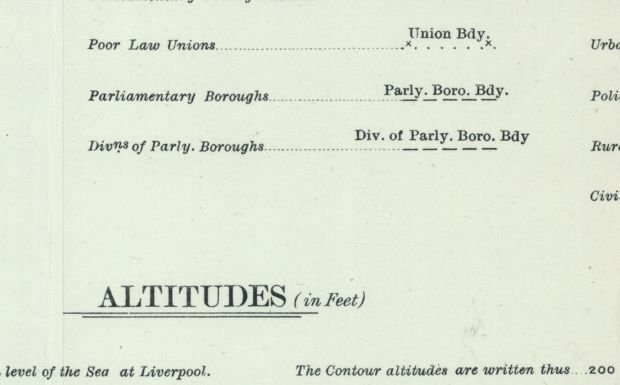
#> input picture developer/gb1900-font-probe/reference/b1923_L.jpg, 620 x 385 px
$ python -i sheet_clean.py   (imports and definitions only)
#> lines starting #> are read from the running program, lines starting #| are printed output that depends on the picture
"""WHOLE-SHEET linework removal for OS six-inch maps, with a per-stage diagnostic overlay.

Supersedes the tile-wise cleaner in clean_sheet.py, which was wrong in principle: connected components were
computed per 256 px tile, so a road or contour crossing the sheet was chopped into fragments at every tile
boundary and each fragment fell under the length threshold. Nothing long could be detected because nothing was
allowed to BE long. Everything here runs on the stitched sheet.

Four stages, each independently switchable and each colour-coded in the diagnostic image, because the only way
to tune this is to see what it took:

  SOLID  (red)    thick filled areas — erosion survives them and kills 2-3 px letter strokes, so an eroded-
                  then-redilated mask isolates them without touching type.
  HATCH  (orange) building interiors drawn as many closely-spaced parallel rules. Individually these are short
                  strokes that no length rule can catch; collectively they are dense. Dilating merges a hatched
                  block into one large high-density blob while well-spaced glyphs stay separate.
  LINE   (blue)   TRACED strokes — followed along their own heading, thin, and cut at any sharp change of
                  direction. Roads, contours, rivers and boundaries survive that test; letters cannot.
  DASH   (green)  dashed boundaries, chained by direction: from each dash, look along its own axis for the next
                  dash of similar length and orientation within a plausible gap, and require the alternation to
                  repeat. A single dash is indistinguishable from a hyphen or a full stop; a chain of six is not.

Text is protected by default when detector boxes are supplied — measured necessity, since letter-spaced street
names merge with the road casings they sit between (see NEXT-PHASE.md).

    python sheet_clean.py --tag sheet_ENG_218_NW --bbox W S E N --out-tiles DIR --diag DIR/diag.png
"""
import argparse, json, math, os, sys, time
import numpy as np, cv2

sys.path.insert(0, os.path.dirname(os.path.abspath(__file__)))
# hisam_pins imports the whole Hi-SAM repo (and its einops/torch stack) for one tile reader and one
# constant, which makes every consumer of this module depend on a second conda env it never uses. The
# mapreader-side reader is equivalent; N17 is just the z17 tile count.
from make_font_testset_v2 import _get_tile
N17 = 1 << 17


# [5 lines left out: function read_tile, not called in this run]
from clean_sheet import load_boxes, lat_px


# [11 lines left out: function stitch, not called in this run]


def flat_field(rgb, scale=8, ksize=31):
    """Neutralise paper colour and brightness before anything else looks at the ink.

    Sheets are warm-toned, unevenly lit and vary across a single sheet, so a global Otsu on the raw grey
    splits partly on paper tone rather than on ink — which puts noise into every stage downstream. Estimating
    the background by a median at 1/8 scale (large enough to step over any lettering, cheap enough to run on
    47 Mpx) and dividing by it per channel flattens the paper to white while leaving neutral ink dark.
    """
#> called with scale = 8, ksize = 31
    h, w = rgb.shape[:2]
#> h = 385; w = 620
    small = cv2.resize(rgb, (max(1, w // scale), max(1, h // scale)), interpolation=cv2.INTER_AREA)
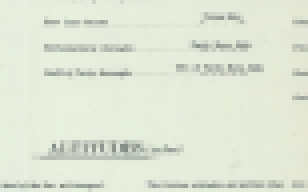
#> small: shape (48, 77, 3) (shown 4 times larger); mean R, G, B 224.7, 230.7, 214.9
    bg = cv2.medianBlur(small, ksize)                      # median steps over ink, keeps the paper field
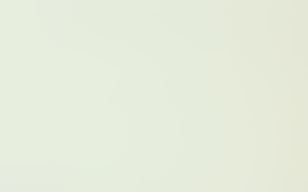
#> bg: shape (48, 77, 3) (shown 4 times larger); mean R, G, B 230, 235.9, 219.5
    bg = cv2.resize(bg, (w, h), interpolation=cv2.INTER_LINEAR)
#> bg: shape (385, 620, 3)
    bg[bg == 0] = 1
    return cv2.divide(rgb, bg, scale=255)
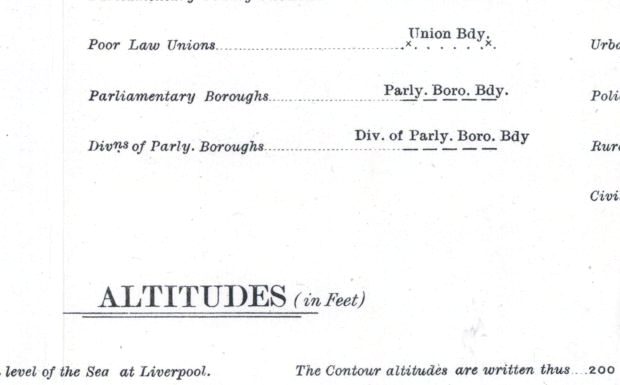
#> returned value: shape (385, 620, 3); mean of channels 0, 1, 2 248.1, 248.3, 248.5; drawn as R, G, B


# [388 lines left out: functions binarize, find_solid, _line_se, _skeleton, trace_lines, find_hatch and 2 more, not called in this run]


# [2 lines not run here, left out]

>>> import cv2
>>> picture = cv2.cvtColor(cv2.imread('reference/b1923_L.jpg'), cv2.COLOR_BGR2RGB)
>>> result = flat_field(picture)

$ run again, on developer/gb1900-font-probe/reference/col_L_lo.jpg
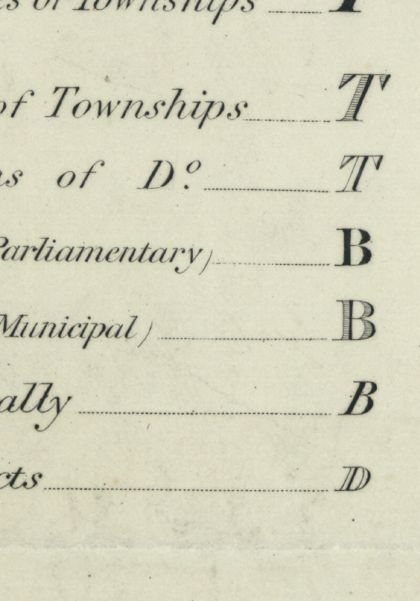
#> input picture developer/gb1900-font-probe/reference/col_L_lo.jpg, 420 x 601 px
#> in flat_field, `small = cv2.resize(rgb, (max(1, w // scale), max(1, h // scale)), inte..`:
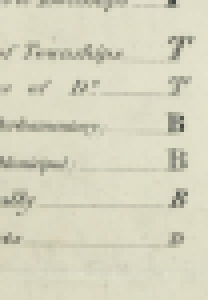
#> small: shape (75, 52, 3) (shown 4 times larger); mean R, G, B 214.5, 212.8, 191
#> in flat_field, `return cv2.divide(rgb, bg, scale=255)`:
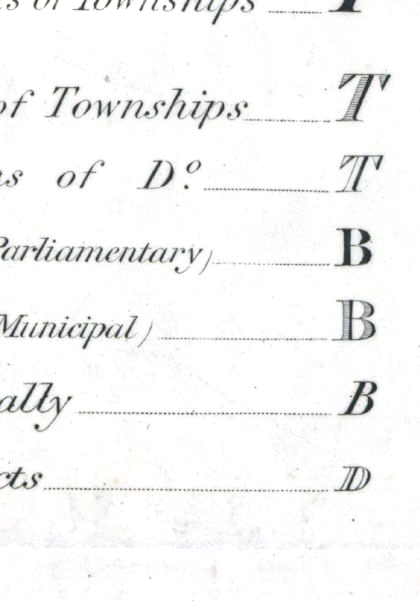
#> returned value: shape (601, 420, 3); mean of channels 0, 1, 2 246.7, 246.8, 246.5; drawn as R, G, B

$ run again, on developer/gb1900-font-probe/reference/col_L_up.jpg
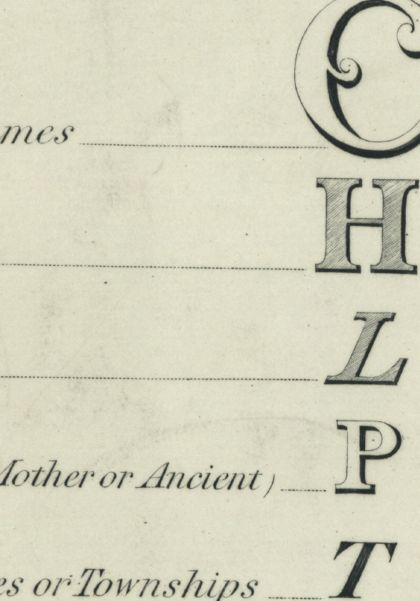
#> input picture developer/gb1900-font-probe/reference/col_L_up.jpg, 420 x 601 px
#> in flat_field, `bg = cv2.medianBlur(small, ksize)`:
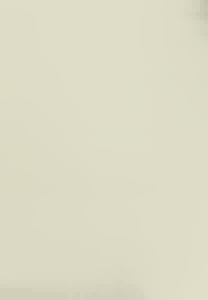
#> bg: shape (75, 52, 3) (shown 4 times larger); mean R, G, B 220.7, 218.9, 197.3
#> in flat_field, `return cv2.divide(rgb, bg, scale=255)`:
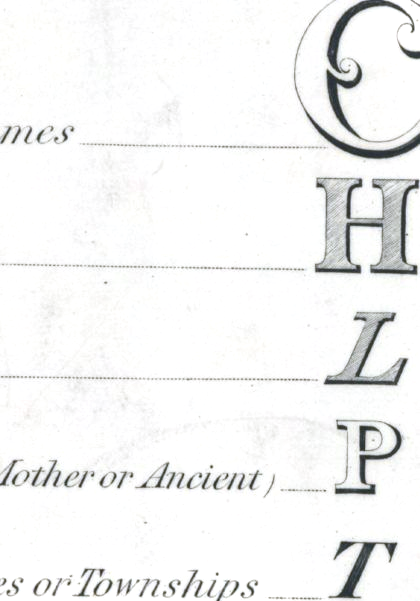
#> returned value: shape (601, 420, 3); mean of channels 0, 1, 2 243.5, 243.9, 243.6; drawn as R, G, B

$ run again, on developer/gb1900-font-probe/reference/col_R_lo.jpg
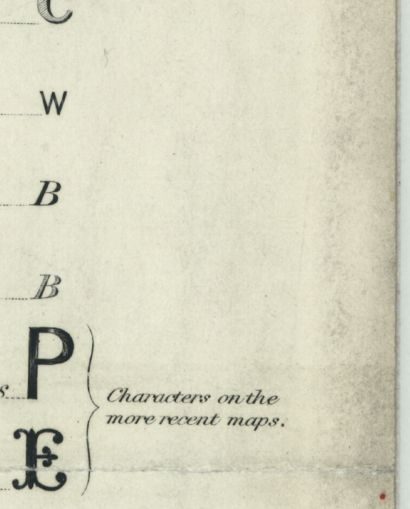
#> input picture developer/gb1900-font-probe/reference/col_R_lo.jpg, 410 x 509 px
#> in flat_field, `bg = cv2.medianBlur(small, ksize)`:
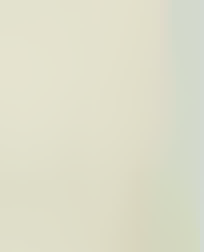
#> bg: shape (63, 51, 3) (shown 4 times larger); mean R, G, B 221.7, 221.5, 201.6
#> in flat_field, `return cv2.divide(rgb, bg, scale=255)`:
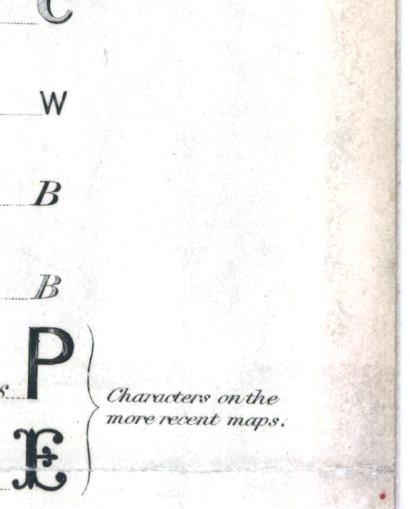
#> returned value: shape (509, 410, 3); mean of channels 0, 1, 2 245.7, 244.3, 242.8; drawn as R, G, B
